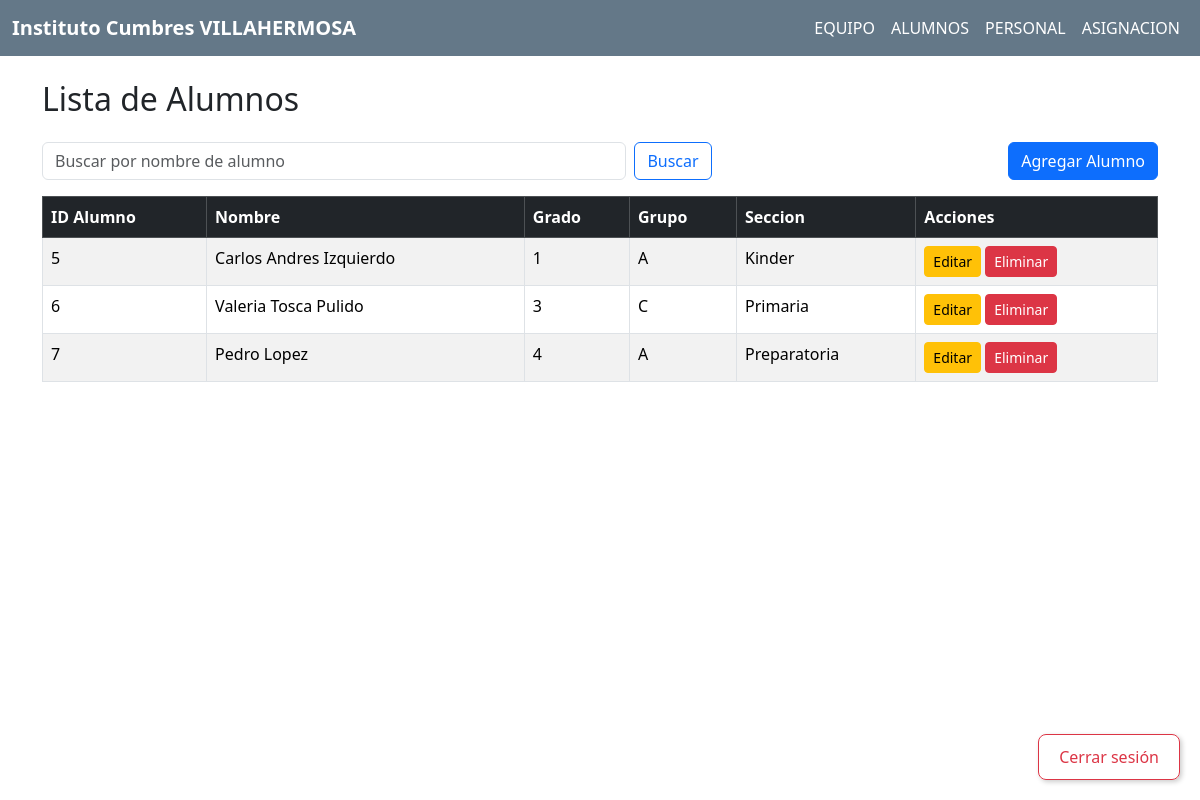
Page /alumnos/ (signed in) on the committed database.
### task/models.py (models this page shows, shortened)
class Alumno(models.Model):
    id_alumno = models.AutoField(primary_key=True)
    nombre = models.CharField(max_length=200)
    grado = models.CharField(max_length=50)
    grupo = models.CharField(max_length=50)
    seccion = models.CharField(max_length=50)

### task/views.py (the view)
# urls.py: path('alumnos/', views.alumnos_view, name='alumnos'),
@login_required
def alumnos_view(request):
    query = request.GET.get('a')
    if query:
        alumnos = Alumno.objects.filter(nombre__icontains=query)
    else:
        alumnos = Alumno.objects.all()
    return render(request, 'alumno/alumno.html', {'alumnos': alumnos, 'query': query})

### task/templates/alumno/alumno.html (shortened to what this page needs)
{% extends 'base_navbar.html' %}
{% block content %}
<!DOCTYPE html>
<html lang="es">
<head>
</head>
<body>
    <div class="container mt-4">
        <h2 class="mb-4">Lista de Alumnos</h2>
        <div class="d-flex justify-content-between mb-3">
            <form method="get" class="d-flex" style="width: 60%;">
                <input type="text" name="a" class="form-control me-2" placeholder="Buscar por nombre de alumno" value="{{ query|default_if_none:'' }}">
                <button type="submit" class="btn btn-outline-primary">Buscar</button>
            </form>
            <a href="{% url 'crear_alumno' %}" class="btn btn-primary">Agregar Alumno</a>
        </div>
        <table class="table table-striped table-bordered">
            <thead class="table-dark">
                <tr>
                    <th>ID Alumno</th>
                    <th>Nombre</th>
                    <th>Grado</th>
                    <th>Grupo</th>
                    <th>Seccion</th>
                    <th>Acciones</th>
                </tr>
            </thead>
            <tbody>
                {% for alumno in alumnos %}
                <tr>
                    <td>{{ alumno.id_alumno }}</td>
                    <td>{{ alumno.nombre }}</td>
                    <td>{{ alumno.grado }}</td>
                    <td>{{ alumno.grupo }}</td>
                    <td>{{ alumno.seccion }}</td>
                    <td>
                        <a href="{% url 'editar_alumno' alumno.id_alumno %}" class="btn btn-warning btn-sm">Editar</a>
                        <a href="{% url 'eliminar_alumno' alumno.id_alumno %}" class="btn btn-danger btn-sm">Eliminar</a>
                    </td>
                </tr>
                {% empty %}
                <tr>
                    <td colspan="3" class="text-center">No se encontraron alumnos.</td>
                </tr>
                {% endfor %}
            </tbody>
        </table>
    </div>
</body>
</html>
{% endblock %}

### rows in the picture
Alumno: id_alumno "5", nombre "Carlos Andres Izquierdo", grado "1", grupo "A", seccion "Kinder"
Alumno: id_alumno "6", nombre "Valeria Tosca Pulido", grado "3", grupo "C", seccion "Primaria"
Alumno: id_alumno "7", nombre "Pedro Lopez", grado "4", grupo "A", seccion "Preparatoria"
